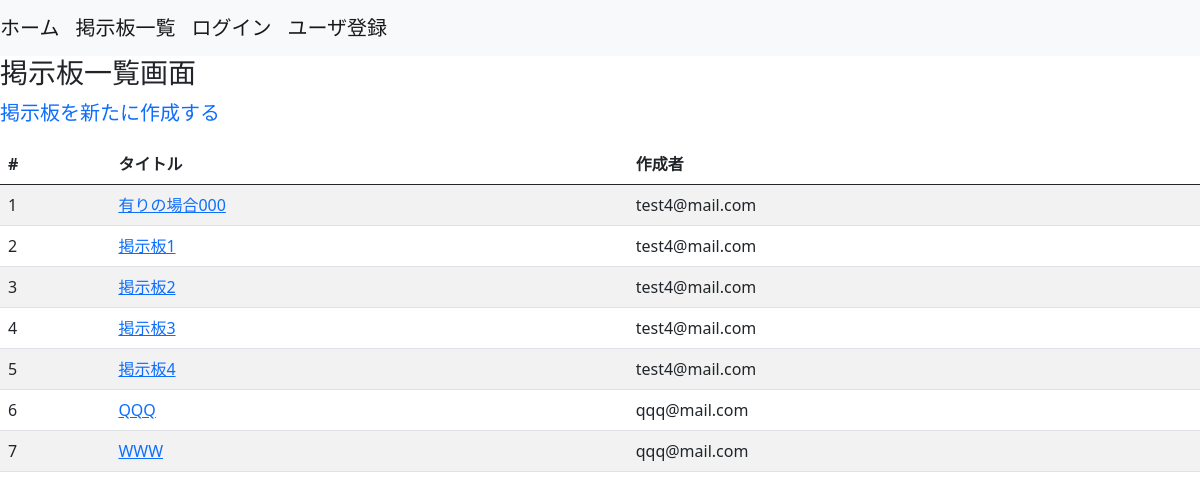
/boards/list_themes, run on the app's committed database.
### boards/models.py (models this page shows)
class Themes(models.Model):
    title = models.CharField(max_length=255)
    user = models.ForeignKey(
        'accounts.Users', on_delete=models.CASCADE
    )
    objects = ThemesManager()
    class Meta:
        db_table = 'themes'

### accounts/models.py (models this page shows)
class Users(AbstractBaseUser, PermissionsMixin):
    username = models.CharField(max_length=255)
    age = models.PositiveIntegerField()
    email = models.EmailField(max_length=255, unique=True)
    is_active = models.BooleanField(default=False)
    is_staff = models.BooleanField(default=False)
    picture = models.FileField(null=True, upload_to='picture/')
    objects = UserManager()
    USERNAME_FIELD = 'email'
    REQUIRED_FIELDS = ['username']
    class Meta:
        db_table = 'users'

### boards/views.py (the view)
# urls.py: path('list_themes', views.list_themes, name='list_themes'),
def list_themes(request):
    themes = Themes.objects.fetch_all_themes()
    return render(
        request, 'boards/list_themes.html', context={
            'themes': themes
        }
    )

### boards/models.py (called while the page is built)
    def fetch_all_themes(self):
        return self.order_by('id').all()

### templates/boards/list_themes.html (shortened to what this page needs)
{% extends "base.html" %}
{% block content %}
<h3>掲示板一覧画面</h3>
<p><a class="navbar-brand" href="{% url 'boards:create_theme' %}">掲示板を新たに作成する</a></p>
<table class="table table-striped table-hover">
  <thead>
    <tr>
      <th>#</th>
      <th>タイトル</th>
      <th>作成者</th>
    </tr>
  </thead>
  <tbody>
  {% for theme in themes %}
    <tr>
      <td>{{ forloop.counter }}</td>
      <td><a href="{% url 'boards:post_comments' theme_id=theme.id %}">{{ theme.title }}</a></td>
      {% if theme.user.id == user.id %}
        <td><a href="{% url 'boards:edit_theme' id=theme.id %}">{{ theme.user}}</a></td>
      {% else %}
        <td>{{ theme.user }}</td>
      {% endif %}
    </tr>
  {% endfor %}
  </tbody>
</table>
{% endblock content %}

### templates/base.html (shortened to what this page needs)
<!DOCTYPE html>
<html lang="ja">
<head>
  <link href="https://cdn.jsdelivr.net/npm/bootstrap@5.0.2/dist/css/bootstrap.min.css" rel="stylesheet">
</head>
<body>
  <nav class="navbar navbar-expand-lg navbar-light bg-light">
    <a class="navbar-brand" href="{% url 'accounts:home' %}">ホーム</a>
    <a class="navbar-brand" href="{% url 'boards:list_themes' %}">掲示板一覧</a>
    {% if user.is_authenticated %}
        {% comment %} <a class="navbar-brand" href="{% url 'boards:create_theme' %}">掲示板作成</a> {% endcomment %}
      <a class="navbar-brand" href="{% url 'accounts:user_logout' %}">ログアウト</a>
      <a class="navbar-brand" href="{% url 'accounts:user_edit' %}">ユーザー情報更新</a>
    {% else %}
      <a class="navbar-brand" href="{% url 'accounts:user_login' %}">ログイン</a>
      <a class="navbar-brand" href="{% url 'accounts:regist' %}">ユーザ登録</a>
    {% endif %}
  </nav>
{% block content %}{% endblock content %}
</body>
</html>

### data on the page
Themes: title "有りの場合000", user "test4@mail.com"
Themes: title "掲示板1", user "test4@mail.com"
Themes: title "掲示板2", user "test4@mail.com"
Themes: title "掲示板3", user "test4@mail.com"
Themes: title "掲示板4", user "test4@mail.com"
Themes: title "QQQ", user "qqq@mail.com"
Themes: title "WWW", user "qqq@mail.com"
